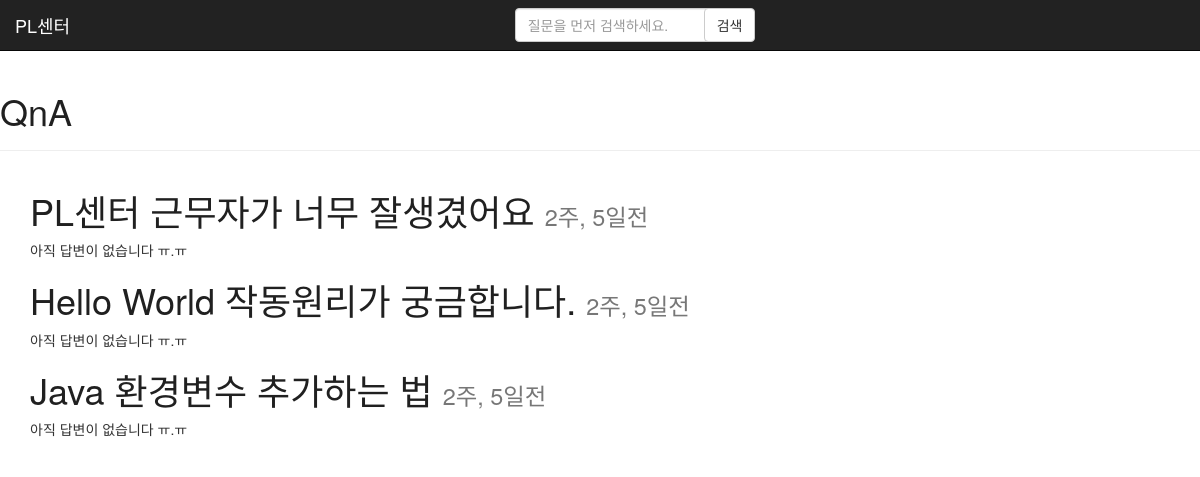
The app's page /qna/, older data.
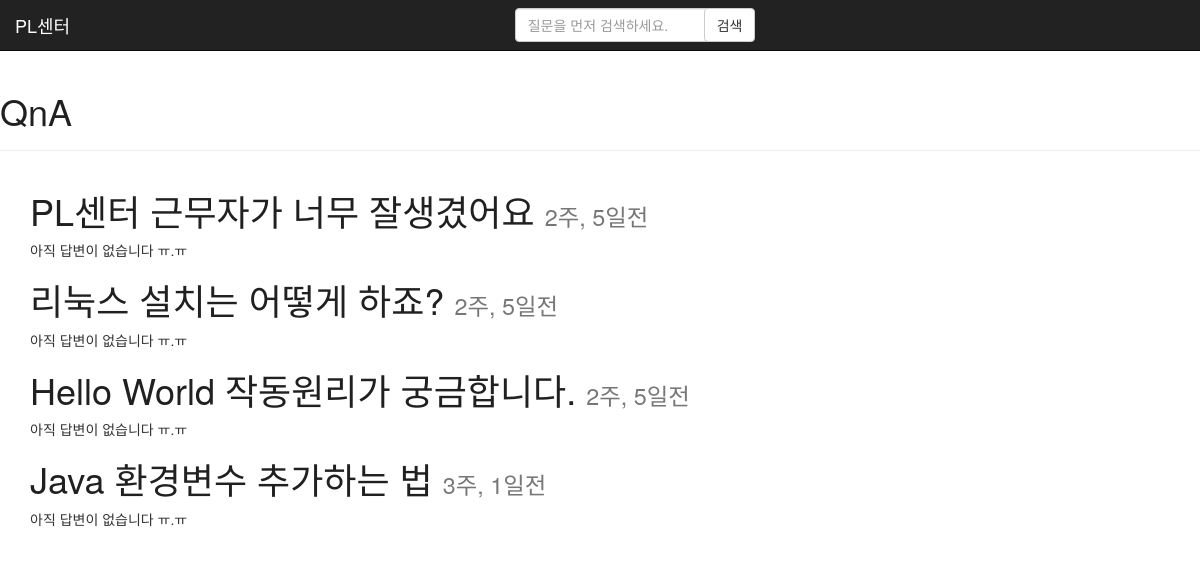
The same page, newer data.
### qna/models.py (models this page shows, shortened)
class Question(models.Model):
    user = models.ForeignKey('auth.User')
    title = models.CharField(max_length=80)
    content = models.TextField()
    created_date = models.DateTimeField(default=timezone.now)
    updated_date = models.DateTimeField(default=timezone.now, blank=True, null=True)

### qna/views.py (the view)
def question_list(request):
    questions = Question.objects.filter(created_date__lte = timezone.now()).order_by('-updated_date')
    return render(request, 'qna/question_list.htm', {'questions': questions})

### templates/qna/question_list.htm (shortened to what this page needs)
{% extends 'base.htm' %}
{% block content %}
	{% for question in questions %}
    	<div>
            <h1><a href="{% url 'question_detail' pk=question.pk %}">{{ question.title }} <small>{{ question.updated_date|timesince }}전</small></a></h1>
            {% if question.answers.count == 0 %}
                <p>아직 답변이 없습니다 ㅠ.ㅠ</p>
            {% else %}
                <a href="{% url 'question_detail' pk=question.pk %}#answer">{{ question.answers.count }} 개의 답변</a>
            {% endif %}
    	</div>
	{% endfor %}
{% endblock content %}

Row changes from the older to the newer data that the page shows:
added Question: title "리눅스 설치는 어떻게 하죠?", updated_date "2주, 5일", shows "아직 답변이 없습니다 ㅠ.ㅠ"
changed Question "Java 환경변수 추가하는 법": updated_date "2주, 5일" → "3주, 1일"
